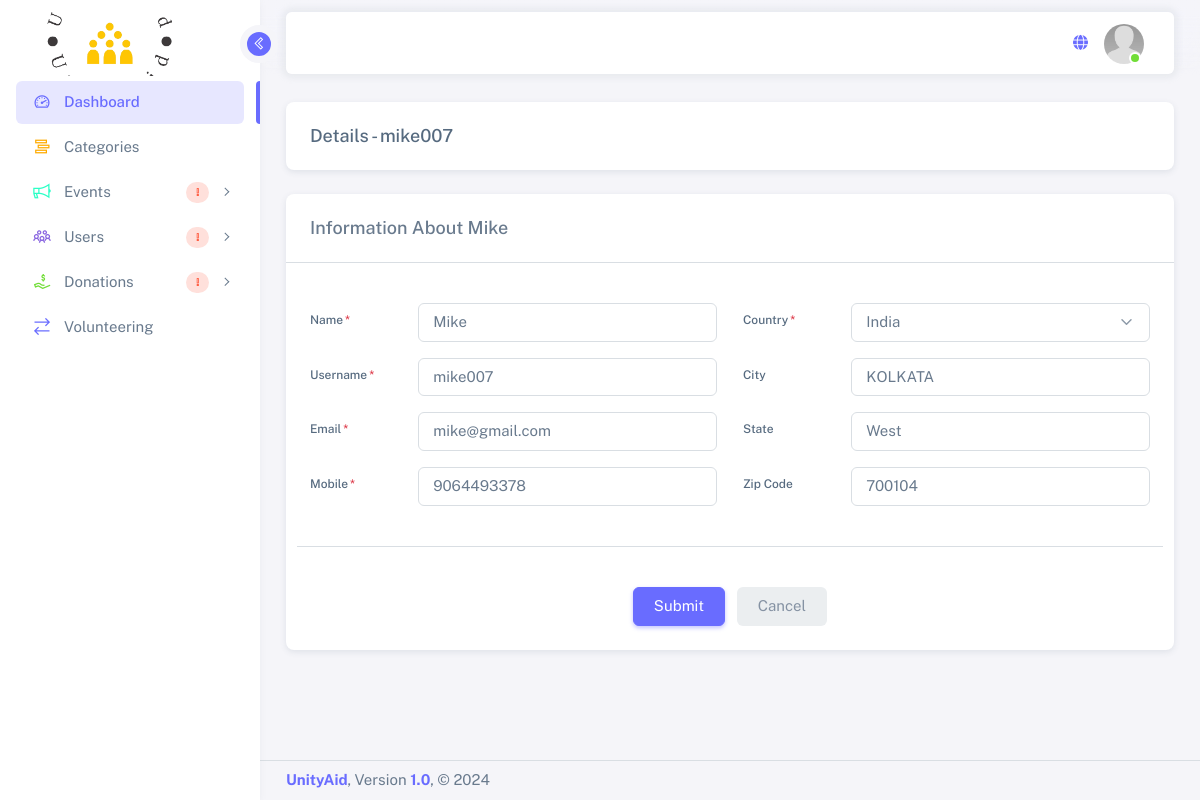
/admin/user-details.php?uid=1 (signed in), run on the app's committed database.
### tables this page shows
CREATE TABLE `users` (
  `id` int(255) NOT NULL,
  `role` text DEFAULT NULL,
  `name` text DEFAULT NULL,
  `username` text DEFAULT NULL,
  `email` text DEFAULT NULL,
  `phone` text DEFAULT NULL,
  `password` text DEFAULT NULL,
  `state` text DEFAULT NULL,
  `image` text DEFAULT NULL,
  `city` text DEFAULT NULL,
  `zip` text DEFAULT NULL,
  `country` text DEFAULT NULL,
  `address` text DEFAULT NULL,
  `status` int(11) NOT NULL DEFAULT 0,
  `created_date` timestamp NULL DEFAULT current_timestamp()
);

### admin/user-details.php (the view, shortened to what this page needs)
<?php
include 'session.php';
$id = $_GET['uid'];
extract($_POST);
$res = mysqli_fetch_assoc(mysqli_query($con,"select * from users where id='$id'"));
?>
	<!DOCTYPE html>
	<html lang="en" class="light-style layout-navbar-fixed layout-menu-fixed ">
	<head>
		<link rel="stylesheet" href="../assets/admin/css/style.css">
		<link rel="stylesheet" href="../assets/admin/css/theme.css">
		<link rel="stylesheet" href="../assets/admin/css/custom.css">
		<link rel="stylesheet" href="../assets/admin/css/scrollbar.css">
		<link rel="stylesheet" href="../assets/universal/css/font-awesome.css">
		<link rel="stylesheet" href="../assets/universal/css/line-awesome.css"> </head>
	<body>
		<div class="layout-wrapper layout-content-navbar">
			<div class="layout-container">
				<?php include 'sidebar.php'; ?>
					<div class="layout-page">
						<div class="content-wrapper">
							<div class="container-fluid flex-grow-1 container-p-y">
								<div class="row">
									<div class="col-xxl">
										<div class="card mb-4">
											<div class="card-header d-flex flex-wrap gap-3 justify-content-between align-items-center">
												<h5 class="mb-0">Details - <?=$res['username']?></h5>
											</div>
										</div>
									</div>
								</div>
								<div class="row">
									<div class="col-xxl">
										<div class="card mb-4">
											<h5 class="card-header">Information About <?=$res['name']?></h5>
											<hr class="mt-0">
											<form class="card-body" action="" method="POST">
												<div class="row">
													<div class="col-md-6">
														<div class="row mb-3">
															<label class="col-lg-3 col-sm-4 col-form-label required"> Name</label>
															<div class="col-lg-9 col-sm-8">
																<input type="text" class="form-control" name="name" value="<?=$res['name']?>" required> </div>
														</div>
														<div class="row mb-3">
															<label class="col-lg-3 col-sm-4 col-form-label required">Username</label>
															<div class="col-lg-9 col-sm-8">
																<input type="text" class="form-control" name="username" value="<?=$res['username']?>" readonly required> </div>
														</div>
														<div class="row mb-3">
															<label class="col-lg-3 col-sm-4 col-form-label required">Email</label>
															<div class="col-lg-9 col-sm-8">
																<input type="email" class="form-control" name="email" value="<?=$res['email']?>" required> </div>
														</div>
														<div class="row mb-3">
															<label class="col-lg-3 col-sm-4 col-form-label required">Mobile</label>
															<div class="col-lg-9 col-sm-8">
																 	<input type="text" class="form-control" name="phone" id="mobile" value="<?=$res['phone']?>" required>
															</div>
														</div>
													</div>
													<div class="col-md-6">
														<div class="row mb-3">
															<label class="col-lg-3 col-sm-4 col-form-label required">Country</label>
															<div class="col-lg-9 col-sm-8">
																<select class="form-select" name="country" required>
																	<option data-mobile_code="91" value="IN">India</option>
																</select>
															</div>
														</div>
														<div class="row mb-3">
															<label class="col-lg-3 col-sm-4 col-form-label">City</label>
															<div class="col-lg-9 col-sm-8">
																<input type="text" class="form-control" name="city" value="<?=$res['city']?>"> </div>
														</div>
														<div class="row mb-3">
															<label class="col-lg-3 col-sm-4 col-form-label">State</label>
															<div class="col-lg-9 col-sm-8">
																<input type="text" class="form-control" name="state" value=<?=$res['state']?>""> </div>
														</div>
														<div class="row mb-3">
															<label class="col-lg-3 col-sm-4 col-form-label">Zip Code</label>
															<div class="col-lg-9 col-sm-8">
																<input type="text" class="form-control" name="zip" value="<?=$res['zip']?>"> </div>
														</div>
													</div>
													<hr class="mt-4"> </div>
												<div class="row pt-4">
													<div class="col-12 text-center">
														<button type="submit" name="submit" class="btn btn-primary me-2">Submit</button>
														<button type="reset" class="btn btn-label-secondary">Cancel</button>
													</div>
												</div>
											</form>
										</div>
									</div>
								</div>
							</div>
						 	<?php include 'footer.php'; ?>
						</div>
					</div>
			</div>
		</div>
		<link rel="stylesheet" href="../assets/universal/css/iziToast.min.css">
	</body>
	</html>

### assets/admin/css/theme.css (style rules this page uses)
.layout-navbar-fixed .layout-wrapper:not(.layout-horizontal) .layout-page:before { content: ""; width: 100%; height: 4.75rem; position: fixed; top: 0px; z-index: 10 }
.btn-primary { color: #fff; background-color: #696cff; border-color: #696cff; box-shadow: 0 .125rem .25rem 0 rgba(105, 108, 255, .4) }
.layout-navbar-fixed .layout-page:before { backdrop-filter: saturate(200%) blur(10px); background: linear-gradient(180deg, rgba(245, 245, 249, 0.7) 44%, rgba(245, 245, 249, 0.43) 73%, rgba(245, 245, 249, 0)); -webkit-mask: linear-gradient(#f5f5f9, #f5f5f9 18%, transparent 100%); mask: linear-gradient(#f5f5f9, #f5f5f9 18%, transparent 100%) }

### assets/admin/css/custom.css (style rules this page uses)
.layout-navbar-fixed .layout-wrapper:not(.layout-horizontal):not(.layout-without-menu) .layout-page { padding-top: 76px !important; }
.layout-navbar-fixed .layout-wrapper:not(.layout-without-menu) .layout-page { padding-top: 64px !important; }

### data on the page
users: username "mike007", name "Mike", email "mike@gmail.com", phone "9064493378", city "KOLKATA", zip "700104"
